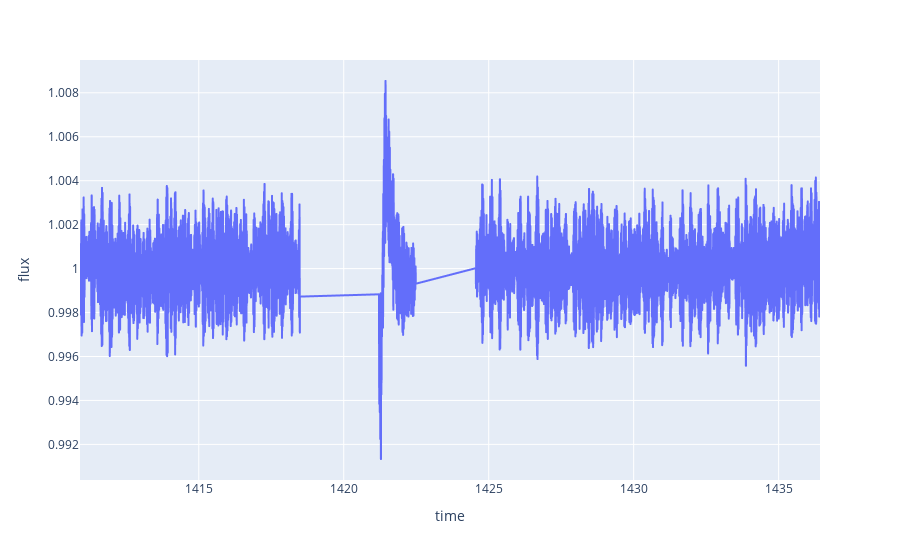

The cell this chart's notebook holds for it:
### Code cell
px.line(x=x, y=y, labels={"x": "time", "y": "flux"})

### Figure 1 — Plotly figure (JSON) as saved in the notebook; plotly's stock layout.template omitted (floating-point values rounded to 4 significant figures; data arrays with more than 128 entries replaced by an {"elided": "..."} marker saying what was removed)
{"data": [{"hovertemplate": "time=%{x}<br>flux=%{y}<extra></extra>", "legendgroup": "", "line": {"color": "#636efa", "dash": "solid"}, "marker": {"symbol": "circle"}, "mode": "lines", "name": "", "showlegend": false, "type": "scattergl", "x": {"elided": "14692 float values"}, "xaxis": "x", "y": {"elided": "14692 float values"}, "yaxis": "y"}], "layout": {"legend": {"tracegroupgap": 0}, "margin": {"t": 60}, "xaxis": {"anchor": "y", "domain": [0, 1], "title": {"text": "time"}}, "yaxis": {"anchor": "x", "domain": [0, 1], "title": {"text": "flux"}}}}
